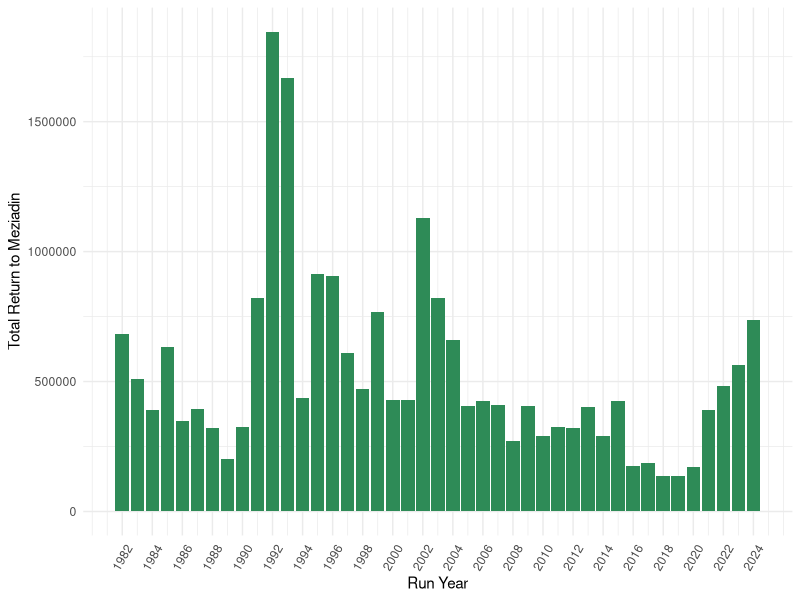
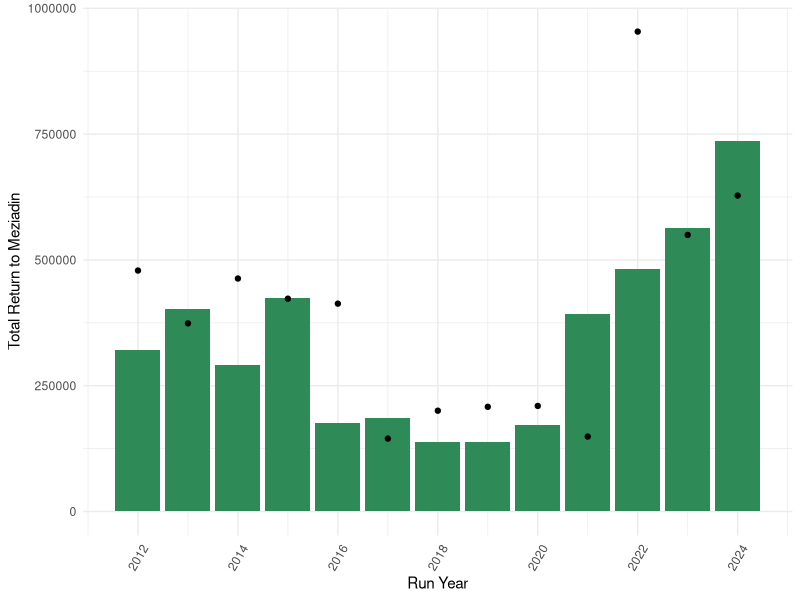
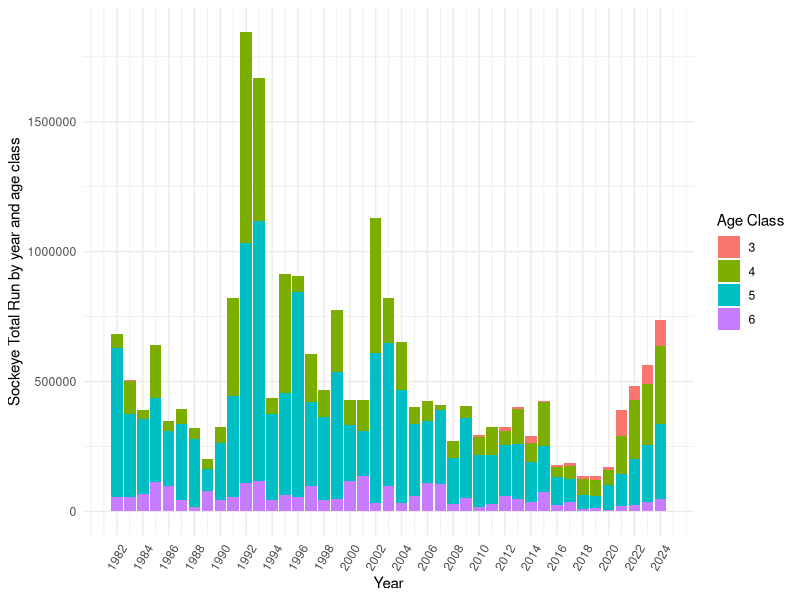
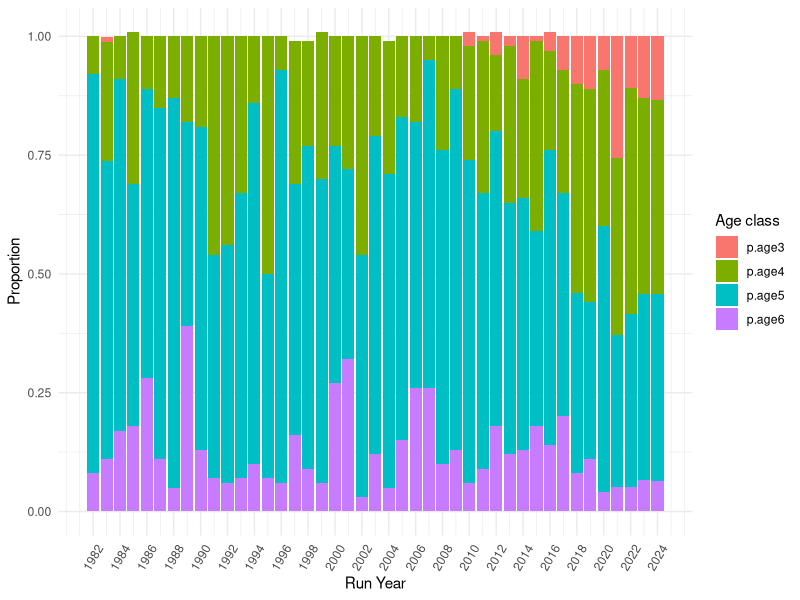

The R source for these figures, in order: (Note: this script raises an error after producing the figures.)
# Code to process (1) Meziadin sockeye run by age data and (2) escapement and total return data
# for Meziadin-specific sockeye run forecast using ForecastR
library(tidyverse)

# Read in Meziadin/Nass TE/TR data:
mez_nass_TR_TE <- read_csv("data/nass vs mez TR TE new.csv") %>%
  filter(type == "Total Return") %>%
  drop_na("Meziadin") %>%
  rename(runyear = year)

# Wide format to have total run and escapement as columns
TR_TE_wide <- pivot_wider(mez_nass_TR_TE, names_from = type, values_from = c(Meziadin, Nass)) %>%
  subset(select = -c(`Nass_Total Return`, mez.p, non.mez))

# Read new data (to 2023)
datanew <- read.csv("data/TRTC-Results--Nass-Sockeye_kke.csv") %>%
  filter(CU_Name == "Meziadin") %>%
  subset(select = -c(CU, SpeciesId, T_Idx_E, ExpFactor1, ExpFactor2, AdjSum, ObsE,
                     ExpFactor3, TE, CDN.Harvest, CDN.ER, Q1, Q2, Q3, ER.Indicator,
                     ER.Indicator.Lookup, ER.Source, StatArea, TRTC, Total.Harvest,
                     Total.ER, CU_Name)) %>%
  filter(Year %in% c("2018", "2019", "2020", "2021", "2022", "2023")) %>%
  rename(runyear = Year, `Meziadin_Total Return` = Total.Run)%>%
  mutate(`Meziadin_Total Return` = as.numeric(gsub(",","",`Meziadin_Total Return`)))

# ADD 2024 DATA TO NEW DATA:
# Meziadin total return is the escapement (fishwheel count) plus harvest before the fishwheel
# (about 49%). So fishwheel + (fishwheel*.49)
runyear <- c(2024)
mez_return <- c(735996.1) 
# calculated as Esc / (1-ER) using Meziadin fishwheel count for Esc and 0.49 for ER 
data24 <- data.frame(runyear, mez_return) %>%
  rename(`Meziadin_Total Return` = mez_return)

datanew <- bind_rows(datanew, data24)

# Merge old and new data (without ages):
all_mezdata <- bind_rows(TR_TE_wide, datanew)

# Read in predicted returns
predictions <- read.csv("data/mez_predictions.csv")

predictions <- left_join(all_mezdata, predictions, by="runyear") %>%
  filter(!is.na(predicted.return)) %>%
  mutate(predicted.return = as.numeric(predicted.return))

# Plot Meziadin total returns by year (no age breakdown)
ggplot(all_mezdata, aes(x = runyear, y = `Meziadin_Total Return`)) +
  geom_col(fill = "seagreen")+
  theme_minimal()+
  labs(x = "Run Year", y = "Total Return to Meziadin")+
  scale_x_continuous(breaks = round(seq(min(all_mezdata$runyear), max(all_mezdata$runyear), 
                                        by = 2),1))+
  theme(axis.text.x = element_text(angle = 60, vjust = 0.5))

### How can I add a line showing the pre-season forecasts
# Create a csv file for each year by changing forecast year and re-saving.
# Run each csv through forecastR
#Save point forecast value using sibling reg 
# create a data frame of the forecasts
# bind with total return data - name something like ("predicted return")
#Plot by adding aes with line for predicted return
ggplot(predictions, aes(x = runyear, y = `Meziadin_Total Return`)) +
  geom_col(fill = "seagreen") +
  geom_point(aes(x = runyear, y = predicted.return)) +
  theme_minimal()+
  labs(x = "Run Year", y = "Total Return to Meziadin")+
  scale_x_continuous(breaks = round(seq(min(all_mezdata$runyear), max(all_mezdata$runyear), 
                                        by = 2),1))+
  theme(axis.text.x = element_text(angle = 60, vjust = 0.5))
# add 25% and 75% percentiles as error bars...

# Read in Meziadin by age data:
mez_age <- read_csv("data/Mez scale data - Andy.csv") %>%
  rename(runyear = Year)

# new data to 2022
mez_age_2 <- read_csv("data/Mez ages for Andy.csv") %>%
  filter(Year %in% c("2020", "2021", "2022")) %>%
  rename(runyear = Year) %>%
  #add row for 2023 and 2024 with age percentages using the mean from the last 5y (2018-2022, and 2019-2023)
  add_row(runyear = 2023, AgeComp = "MeziadinAnnual", RunAge3 = 0.1288244, RunAge4 = 0.4137336, RunAge5 = 0.3906876, RunAge6 = 0.06675444,
          RunAge7 = 0, Total = 1.00) %>%
  add_row(runyear = 2024, AgeComp = "MeziadinAnnual", RunAge3 = 0.1345893, RunAge4 = 0.4084802, RunAge5 = 0.3928252, RunAge6 = 0.06410532,
           RunAge7 = 0, Total = 1.00)

mez_age <- rbind(mez_age, mez_age_2)

# Merge the two dataframes 
age_mezdata <- merge(all_mezdata, mez_age, by = "runyear") %>%
  subset(select = -c(RunAge7, AgeComp)) %>%
  # add sockeye escapement for each age class (total * percent age)
  # add sockeye total return number for each age class
  mutate("3" = RunAge3*`Meziadin_Total Return`,
         "4" = RunAge4*`Meziadin_Total Return`,
         "5" = RunAge5*`Meziadin_Total Return`,
         "6" = RunAge6*`Meziadin_Total Return`) %>%
  # column name for percentages
  rename(p.age3 = RunAge3, p.age4 = RunAge4, p.age5 = RunAge5, p.age6 = RunAge6)

# Format for plotting
age_mezdata_long <- age_mezdata %>%
  pivot_longer(cols = "3":"6", names_to = "tr_ageclass", values_to = "tr_count") %>%
  rename(`Age Class` = tr_ageclass)

prop_ages <- age_mezdata %>%
  pivot_longer(cols = "p.age3":"p.age6", names_to = "Age class", values_to = "proportion_age")

# Plot total run by year with age classes:
ggplot(age_mezdata_long, aes(x = runyear, y = tr_count, fill = `Age Class`)) +
  geom_col() +
  xlab("Year") +
  ylab("Sockeye Total Run by year and age class") +
  theme_minimal()+
  scale_x_continuous(breaks = round(seq(min(prop_ages$runyear), max(prop_ages$runyear), 
                                        by = 2),1)) +
  theme(axis.text.x = element_text(angle = 60, vjust = 0.5))

# Proportion of age classes by year
ggplot(prop_ages, aes(x = runyear, y = proportion_age, fill = `Age class`))+
  geom_col() +
  theme_minimal() +
  xlab("Run Year") +
  ylab("Proportion")+
  scale_x_continuous(breaks = round(seq(min(prop_ages$runyear), max(prop_ages$runyear), 
                                        by = 2),1)) +
  theme(axis.text.x = element_text(angle = 60, vjust = 0.5))


# FORMATTING FOR FORECASTR ------------------------------------------------


# Format identical to ForecastR example - removing escapement and just include total return data,
# add columns for stock, species etc

mez_forecastr <- age_mezdata_long %>%
  subset(select = -c(p.age3, p.age4, p.age5, p.age6, Total, 
                     `Meziadin_Total Return`)) %>%
  rename(Run_Year = runyear, Age_Class = `Age Class`, Average_Terminal_Run = tr_count) %>%
  #filter(Age_Class != "3") %>% # remove age class 3 (for now..) because lots of zeros for this age class
  mutate(Brood_Year = Run_Year - as.numeric(Age_Class),
         Stock_Name = "Meziadin",
         Stock_Species = "Sockeye",
         Stock_Abundance = "Terminal Run",
         Forecasting_Year = "2025") %>%
  select(Stock_Name, Stock_Species, Stock_Abundance, Forecasting_Year, Run_Year, Brood_Year,
         Age_Class, Average_Terminal_Run) %>%
  mutate(Average_Terminal_Run = ifelse(is.na(Average_Terminal_Run), 0, Average_Terminal_Run))


# remove values from columns 1-4, except for the first row
mez_forecastr <- mez_forecastr %>%
  mutate(
    Stock_Name = ifelse(row_number() == 1, Stock_Name, ""),
    Stock_Species = ifelse(row_number() == 1, Stock_Species, ""),
    Stock_Abundance = ifelse(row_number() == 1, Stock_Abundance, ""),
    Forecasting_Year = ifelse(row_number() == 1, Forecasting_Year, "")
  ) %>%
  mutate(Average_Terminal_Run = replace(Average_Terminal_Run, Average_Terminal_Run==0, 1))

write.csv(mez_forecastr, "~/coastland/nass-data-summaries/data/mez_forecastr.csv", row.names = FALSE)


# 2024 run prediction -----------------------------------------------------
# File for 2024 forecasting year (to compare forecast with actual 2024 run):

# mez_24 <- age_mezdata_long %>%
#   subset(select = -c(p.age3, p.age4, p.age5, p.age6, Total, 
#                      `Meziadin_Total Return`)) %>%
#   rename(Run_Year = runyear, Age_Class = `Age Class`, Average_Terminal_Run = tr_count) %>%
#   filter(Run_Year != "2024") %>% 
#   mutate(Brood_Year = Run_Year - as.numeric(Age_Class),
#          Stock_Name = "Meziadin",
#          Stock_Species = "Sockeye",
#          Stock_Abundance = "Terminal Run",
#          Forecasting_Year = "2024") %>%
#   select(Stock_Name, Stock_Species, Stock_Abundance, Forecasting_Year, Run_Year, Brood_Year,
#          Age_Class, Average_Terminal_Run) %>%
#   mutate(Average_Terminal_Run = ifelse(is.na(Average_Terminal_Run), 0, Average_Terminal_Run))
# 
# mez_24 <- mez_24 %>%
#   mutate(
#     Stock_Name = ifelse(row_number() == 1, Stock_Name, ""),
#     Stock_Species = ifelse(row_number() == 1, Stock_Species, ""),
#     Stock_Abundance = ifelse(row_number() == 1, Stock_Abundance, ""),
#     Forecasting_Year = ifelse(row_number() == 1, Forecasting_Year, "")
#   ) %>%
#   mutate(Average_Terminal_Run = replace(Average_Terminal_Run, Average_Terminal_Run==0, 1))
# 
# # write csv
# write.csv(mez_24, "~/coastland/nass-data-summaries/data/mez_24.csv", row.names = FALSE)
